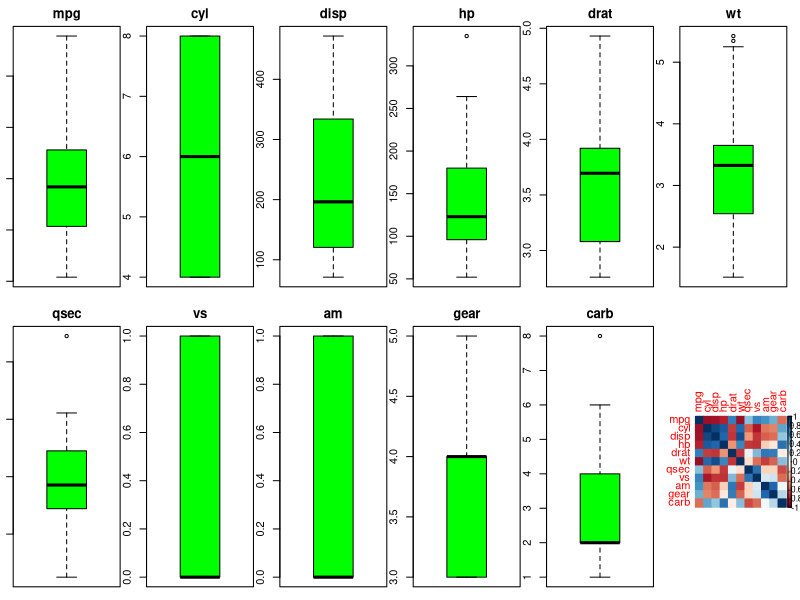

Write R code to recreate this figure.
## ---- chunk 1

# Deleting the "#" symbol and running the code will install the package automatically.

#install.packages("dplyr")
#install.packages("ggplot2")
#install.packages("tidyr")

library(dplyr)
library(ggplot2)
library(tidyr)

data("mtcars")

## ---- chunk 2

# Will print out the column names, our variables, of the dataset
colnames(mtcars)

# Will print out the structure of the data
str(mtcars)

# Will print out the summary statistics of the variables of the dataset
summary(mtcars)


## ---- chunk 3

# Creates box plots for each variable in our dataset
par(mfrow = c(2, 6), mar = c(1, 1, 2, 1))

for (i in 1:ncol(mtcars)) {
  boxplot(mtcars[, i], main = names(mtcars)[i], col = "green", border = "black") 
}

## ---- chunk 4

# Will print the number of missing values in the dataset
sum(is.na(mtcars))

## ---- chunk 5


# Visualize the correlation matrix
#install.packages("corrplot") <- remove the "#" symbol to have RStudio automatically install the "corrplot" package

library(corrplot)

correlation_matrix <- cor(mtcars)

# Creates the correlation matrix with numerical values for the variables

correlation_matrix <- cor(mtcars)

# Prints our correlation matrix
#print(correlation_matrix)



## ---- chunk 6
# Creates the correlation matrix but changes the numerical value of the correlation with a color
# Red indicates a negative correlation
# Blue indicates a positive correlation

corrplot(correlation_matrix, method = "color")

